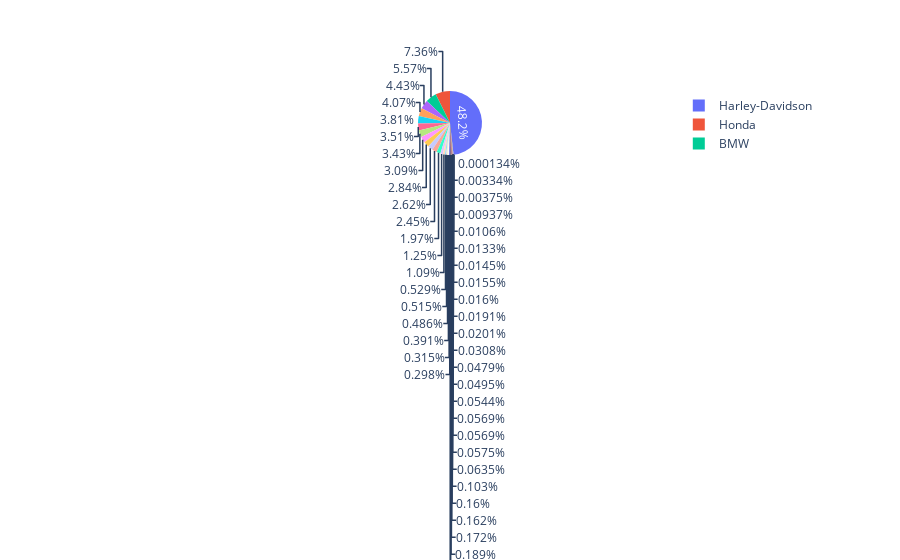

The cell this chart's notebook holds for it:
### Code cell
# Data Visualization - Percentage of Total Sales by Make
labels = totalSales['Make'].to_list()

# - Obtain "Total Sales by Make" without '$'
query = """
SELECT SUM(CAST(REPLACE(REPLACE(Price, '$',''), ',','') AS int)) AS "Total Sales", Make
FROM Sales
GROUP BY Make
"""
totalSalesInt = make_query(query)

values = totalSalesInt['Total Sales'].to_list()

fig = go.Figure(data=[go.Pie(labels=labels, values=values)])
fig.show()

### Figure 1 — Plotly figure (JSON) as saved in the notebook; plotly's stock layout.template omitted (floating-point values rounded to 4 significant figures)
{"data": [{"labels": ["ADVANTAGE", "American Classic Motors", "American Ironhorse", "Aprilia", "BETA", "BMW", "BSA", "Benelli", "Big Bear Choppers", "Big Dog", "Bimota", "Boss Hoss", "Bourget", "Buell", "Bultaco", "CR500R", "Campagna", "Can-Am", "Cushman", "Custom", "Ducati", "Ford", "GMC", "Harley-Davidson", "Honda", "Husqvarna", "Hyosung", "Indian", "KTM", "Kawasaki", "Kymco", "MV Agusta", "Moto Guzzi", "Norton", "Other", "Piaggio", "Polaris", "Royal Enfield", "Slingshot", "Suzuki", "Swift Motor Co.", "Triumph", "Ultimate", "Ural", "Victory", "Wild West", "Yamaha"], "type": "pie", "values": [42500, 47460, 128179, 222716, 35747, 4157811, 36945, 14265, 22970, 384633, 40625, 156599, 153316, 119476, 10849, 7000, 1474586, 1958867, 42926, 1830620, 2623477, 2495, 14995, 36030340, 5498587, 42508, 11598, 3307320, 363043, 2843765, 2799, 292087, 235469, 140900, 2120122, 11980, 121379, 76570, 395385, 2309076, 100, 2560689, 7888, 812444, 931165, 9950, 3042084]}], "layout": {}}
